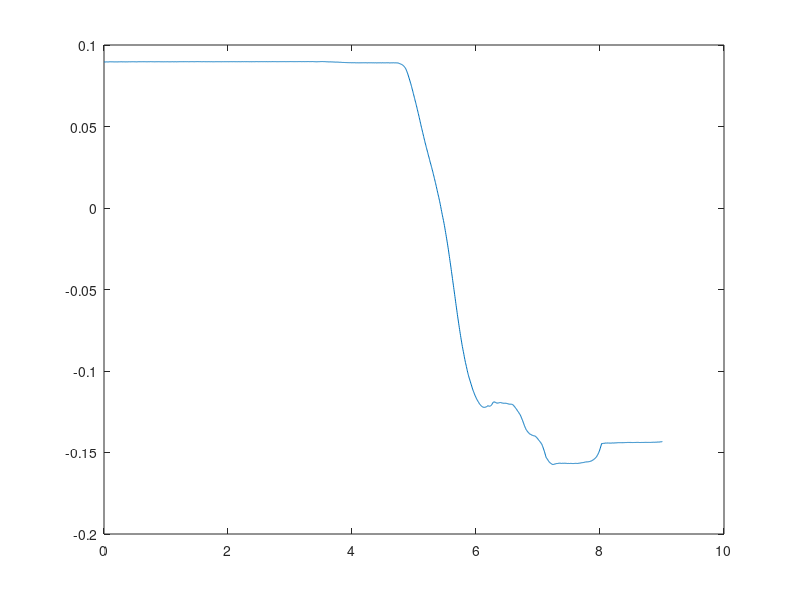

This figure's MATLAB source: (Note: this script raises an error after producing the figure.)
% This Matlab script segments an example trajectory using GMM.

load t1

p = Trial1(:,2:4);
% figure
% plot(p)
P = size(p,1);
X = p;

t = Trial1(:,1)/1000;

% Project trajectory onto 1D using PCA:
[A2,score_red] = pca(X, 'NumComponents',1);

% figure
plot(t,score_red)
Psi = [t score_red];

gmm = fitgmdist(Psi,3,'RegularizationValue',10^-4);

% Plot segmented trajectory:
%figure
%ezcontour(@(x1,x2)pdf(gmm,[x1 x2]),2*[min(t) max(t) min(score_red) max(score_red)])

figure
fsurf(@(x,y)reshape(pdf(gmm,[x,y]),size(x)),1.2*[min(t) max(t) min(score_red) max(score_red)])

